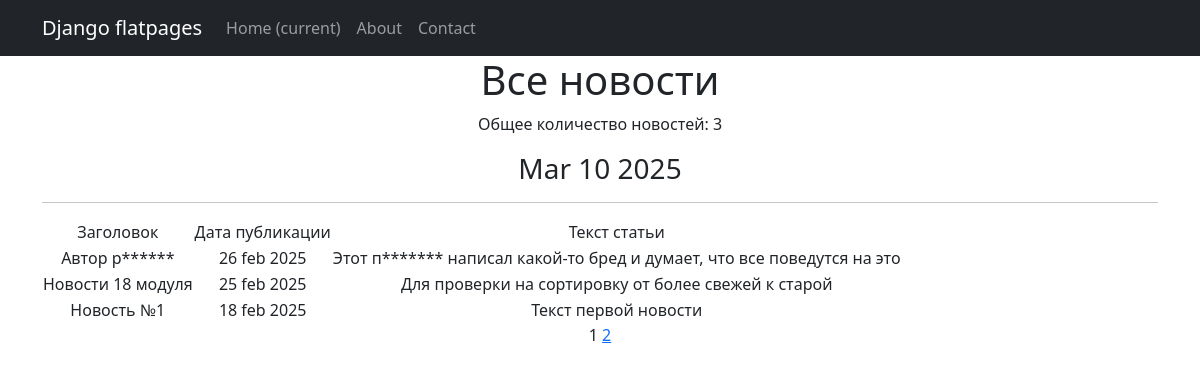
The page /news/ on the database as committed earlier.
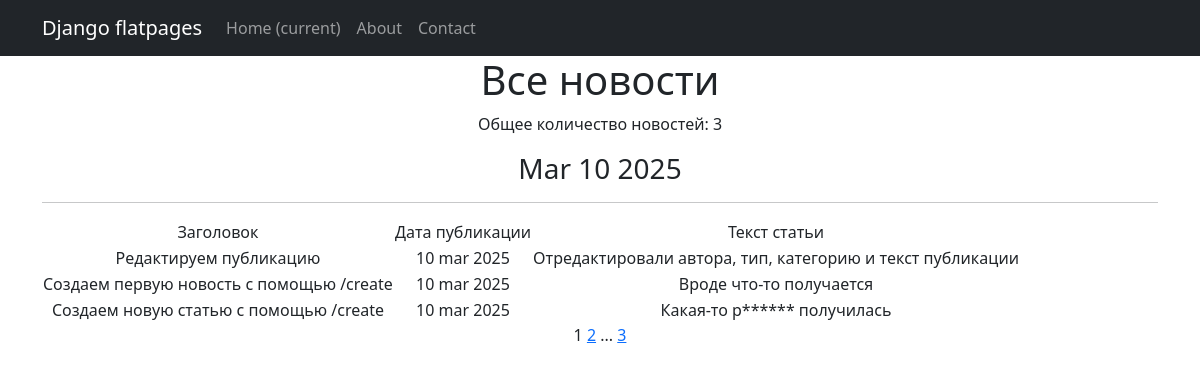
The same page on the database as committed later.
### news/models.py (models this page shows, shortened)
class Post(models.Model):
    author = models.ForeignKey(Author, on_delete=models.CASCADE, related_name='posts')
    post_type = models.CharField(max_length=2, choices=POST_TYPE_CHOICES, default=ARTICLE)
    created_at = models.DateTimeField(auto_now_add=True)
    categories = models.ManyToManyField(Category, through='PostCategory', related_name='posts')
    title = models.CharField(max_length=200)
    text = models.TextField()
    rating = models.IntegerField(default=0)

### news/views.py (the view)
# urls.py: path('', PostsList.as_view()),
class PostsList(ListView):
    model = Post
    ordering = '-created_at'
    template_name = 'news.html'
    context_object_name = 'posts'
    paginate_by = 3
    def get_context_data(self, **kwargs):
        context = super().get_context_data(**kwargs)
        return context

### news/templatetags/custom_filters.py (called while the page is built)
@register.filter()
def censor(value):
   if not isinstance(value, str):
      raise ValueError("Фильтр censor применяется только к строковым переменным.")
   def replace_bad_word(match):
      word = match.group(0)
      return word[0] + '*' * (len(word) - 1)
   pattern = re.compile(r'\b(' + '|'.join(map(re.escape, bad_words)) + r')\b', re.IGNORECASE)
   censored_value = pattern.sub(replace_bad_word, value)
   return censored_value

### news/templatetags/custom_tags.py (called while the page is built)
@register.simple_tag()
def current_time(format_string='%b %d %Y'):
   return datetime.now(timezone.utc).strftime(format_string)

### templates/news.html (shortened to what this page needs)
{% extends 'flatpages/default.html' %}
{% load custom_filters %}
{% load custom_tags %}
{% block content %}
    <h1>Все новости</h1>
    <p>Общее количество новостей: {{ posts|length }}</p>
    <h3>{% current_time '%b %d %Y' %}</h3>
    <hr>
    {% if posts %}
        <table>
           <tr>
               <td>Заголовок</td>
               <td>Дата публикации</td>
               <td>Текст статьи</td>
           </tr>
           {% for post in posts %}
           <tr>
               <td>{{ post.title|censor }}</td>
               <td>{{ post.created_at|date:'d b Y' }}</td>
               <td>{{ post.text|truncatewords:20|censor }}</td>
           </tr>
           {% endfor %}
       </table>
    {% else %}
        <h2>Новостей нет!</h2>
    {% endif %}
   {{ page_obj.number }}
   {% if page_obj.has_next %}
       <a href="?page={{ page_obj.next_page_number }}">{{ page_obj.next_page_number }}</a>
       {% if paginator.num_pages != page_obj.next_page_number %}
           ...
           <a href="?page={{ page_obj.paginator.num_pages }}">{{ page_obj.paginator.num_pages }}</a>
       {% endif %}
   {% endif %}
{% endblock content %}

Rows that differ between the two databases and show on the page:
no longer on this page (row unchanged): Post: title|censor "Автор р******", created_at "26 feb 2025", text|censor "Этот п******* написал какой-то бред и думает, что все поведутся на это"
no longer on this page (row unchanged): Post: title|censor "Новости 18 модуля", created_at "25 feb 2025", text|censor "Для проверки на сортировку от более свежей к старой"
no longer on this page (row unchanged): Post: title|censor "Новость №1", created_at "18 feb 2025", text|censor "Текст первой новости"
added Post: title|censor "Редактируем публикацию", created_at "10 mar 2025", text|censor "Отредактировали автора, тип, категорию и текст публикации"
added Post: title|censor "Создаем первую новость с помощью /create", created_at "10 mar 2025", text|censor "Вроде что-то получается"
added Post: title|censor "Создаем новую статью с помощью /create", created_at "10 mar 2025", text|censor "Какая-то р****** получилась"
Other text that changed with them:
{{ page_obj.paginator.num_pages }}: (not shown) → "3"
